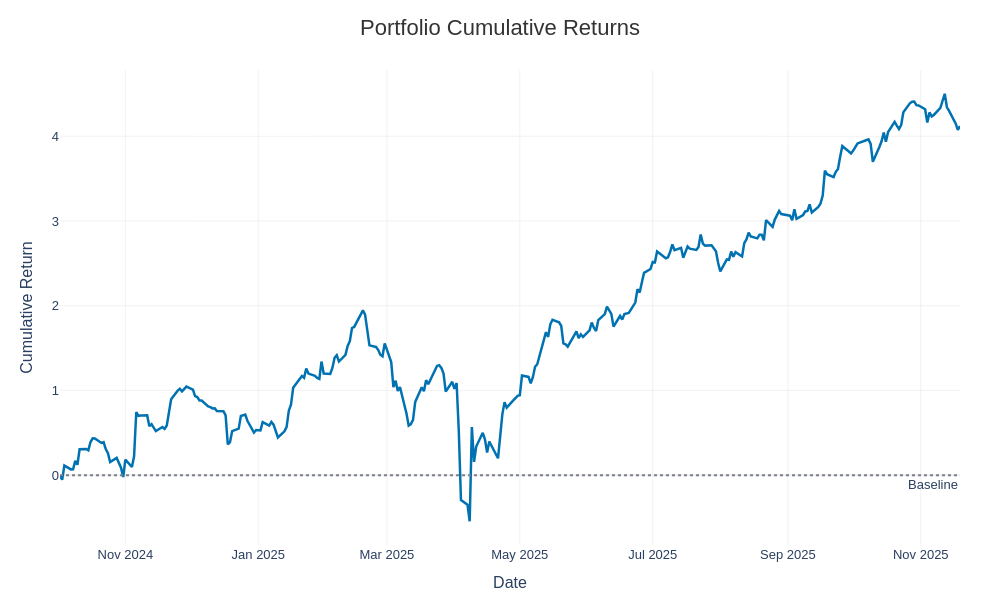

Notebook code for this chart:
### Code cell
PortfolioPerformance().plot_portfolio_returns(port_retss.cumsum())

### Figure 1 — Plotly figure (JSON) as saved in the notebook; plotly's stock layout.template omitted (floating-point values rounded to 4 significant figures; data arrays with more than 128 entries replaced by an {"elided": "..."} marker saying what was removed)
{"data": [{"line": {"color": "#0072B2", "width": 2.5}, "mode": "lines", "name": "Portfolio Cumulative Returns", "type": "scatter", "x": {"elided": "285 str values"}, "y": {"elided": "285 float values"}}], "layout": {"annotations": [{"showarrow": false, "text": "Baseline", "x": 1, "xanchor": "right", "xref": "x domain", "y": 0, "yanchor": "top", "yref": "y"}], "font": {"family": "Arial", "size": 13}, "height": 600, "hovermode": "x unified", "legend": {"orientation": "h", "x": 1, "xanchor": "right", "y": 1.02, "yanchor": "bottom"}, "margin": {"b": 50, "l": 60, "r": 40, "t": 70}, "shapes": [{"line": {"color": "gray", "dash": "dot"}, "type": "line", "x0": 0, "x1": 1, "xref": "x domain", "y0": 0, "y1": 0, "yref": "y"}], "title": {"font": {"color": "#333", "size": 22}, "text": "Portfolio Cumulative Returns", "x": 0.5}, "width": 1000, "xaxis": {"gridcolor": "LightGray", "gridwidth": 0.3, "showgrid": true, "title": {"text": "Date"}}, "yaxis": {"gridcolor": "LightGray", "gridwidth": 0.3, "showgrid": true, "title": {"text": "Cumulative Return"}}}}
